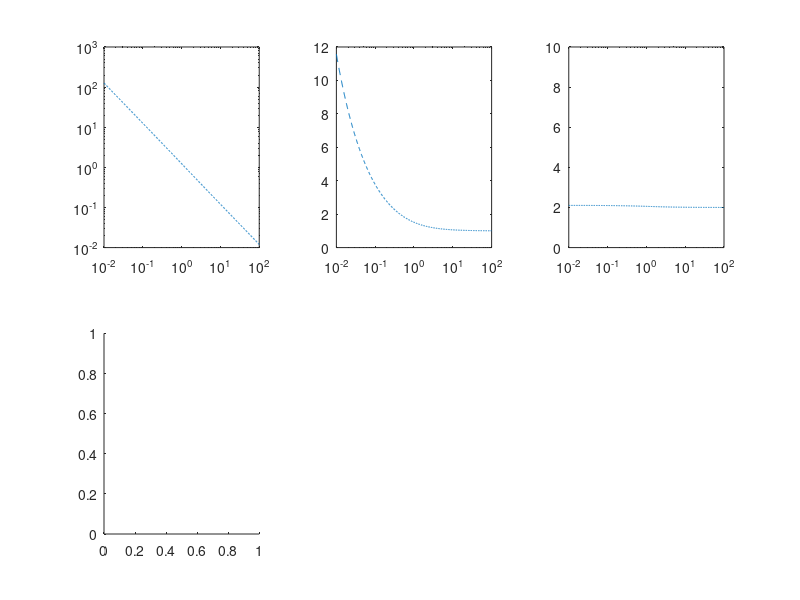

Reproduce this figure in MATLAB.
%% Load Data

va    = 1;                      %input.Parameters.va;
beta_An  = logspace(-2,2,1000);    %input.Parameters.beta;
gamma = 5/3;
theta = 3*pi/7;

% s_plus  = output.sp;
% s_minus = output.sm;

%% Calculate Perturbations

% delB =  (1/(2*va))*(1+(1/beta)^2)^(-0.5)*(s_plus - s_minus);  % deltaB_parallel/B_0
% delU =  (1/(2*va))*(s_plus + s_minus);                        % deltaU_parallel/v_A
% delR = -(1/beta^2)*delB;                                      % Density
% delP = gamma*delR;                                            % Pressure

%% Find Verscharen Coefficient Magnitudes

% XiMag_grid  = abs(delR)./abs(delB);
% ChiMag_grid = abs(delU)./abs(delB);
% PsiMag_grid = abs(delP)./abs(delB);

%% Find Verscharen Coefficient Phases
% Calculate Wavelet transform of delB, delU, delR, delP for a bunch of
% scales a and positions b

% Calculate Coherence spectrum C for each quantity

% Calculate phase of coefficients by phase = atan(Im(C)/Real(C))

%% Analytic Dispersions

% !!!!!!! Need a theta? Where do I get this from?! !!!!!!!!
C_minus = sqrt(0.5*(1+(gamma*beta_An)/2) - 0.5*sqrt((1+(gamma*beta_An)/2).^2 - 2*gamma*beta_An.*(cos(theta)).^2));

Xi_An  = C_minus.^2./(C_minus.^2 - 0.5.*gamma.*beta_An.*(cos(theta))^2);
Chi_An = C_minus.*cos(theta).*0.5.*gamma.*beta_An./(C_minus.^2 - 0.5.*gamma.*beta_An.*(cos(theta))^2);
Psi_An = gamma.*beta_An.*Xi_An;

%% Plotting
figure(1)

%%% Xi  - Density
% Magnitude
subplot(2,3,1)
loglog(beta_An, abs(Xi_An), '--')    % Analytic Dispersion
% Phase
subplot(2,3,4)

%%% Chi - Velocity
% Magnitude
subplot(2,3,2)
semilogx(beta_An, abs(Chi_An), '--') % Analytic Dispersion
% Phase

%%% Psi - Pressure
% Magnitude
subplot(2,3,3)
semilogx(beta_An, abs(Psi_An), '--') % Analytic Dispersion
axis([10^(-2) 10^2 0 10])
%Phase



% For each coefficient Xi, Chi and Psi we need:
% Plot of coefficient magnitude vs beta
% Plot of coefficient phase vs beta